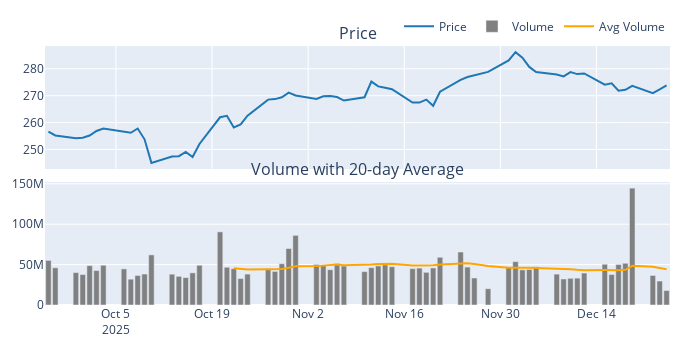

Notebook code cell kept with this figure:
### Markdown cell above
## Concept 2: Volume

### 1. The Math: "Counting the Votes"

Volume is the simplest data point in trading, but often the most ignored. It is the **total number of shares (or contracts)** traded during a specific time period (like one day).

- **Price Up + High Volume:** Strong conviction. Many people agree the price should be higher.
    
- **Price Up + Low Volume:** Weak conviction. The price moved, but "nobody was invited to the party." It’s more likely to reverse.
    

---

### 2. The Visualization: The "Support" Indicator

In charts, Volume is almost always shown as a **Bar Chart** at the bottom.

- A **Green Bar** usually means the price closed higher than it opened (Buying pressure).
    
- A **Red Bar** means the price closed lower (Selling pressure).
    

---

### 3. Let's look at the "Numbers"

VectorBT pulls volume automatically. You can compare it to the price to see if a move has "power."

### Code cell
import vectorbt as vbt
import plotly.graph_objects as go

# 1. Download Data (includes Volume)
data = vbt.YFData.download('AAPL', period='3mo')
price = data.get('Close')
volume = data.get('Volume')

# 2. Calculate a Volume Moving Average (VMA)
# This helps us see if today's volume is "High" compared to the last 20 days
vma20 = vbt.MA.run(volume, window=20).ma

# 3. Visualize Price vs Volume
fig = vbt.make_subplots(rows=2, cols=1, shared_xaxes=True, 
                        vertical_spacing=0.05,
                        subplot_titles=("Price", "Volume with 20-day Average"))

fig.add_trace(go.Scatter(x=price.index, y=price, name='Price'), row=1, col=1)

# Add Volume Bars
fig.add_trace(go.Bar(x=volume.index, y=volume, name='Volume', marker_color='gray'), row=2, col=1)

# Add the Volume Moving Average to see "Spikes"
fig.add_trace(go.Scatter(x=vma20.index, y=vma20, name='Avg Volume', line=dict(color='orange')), row=2, col=1)

fig.show()
